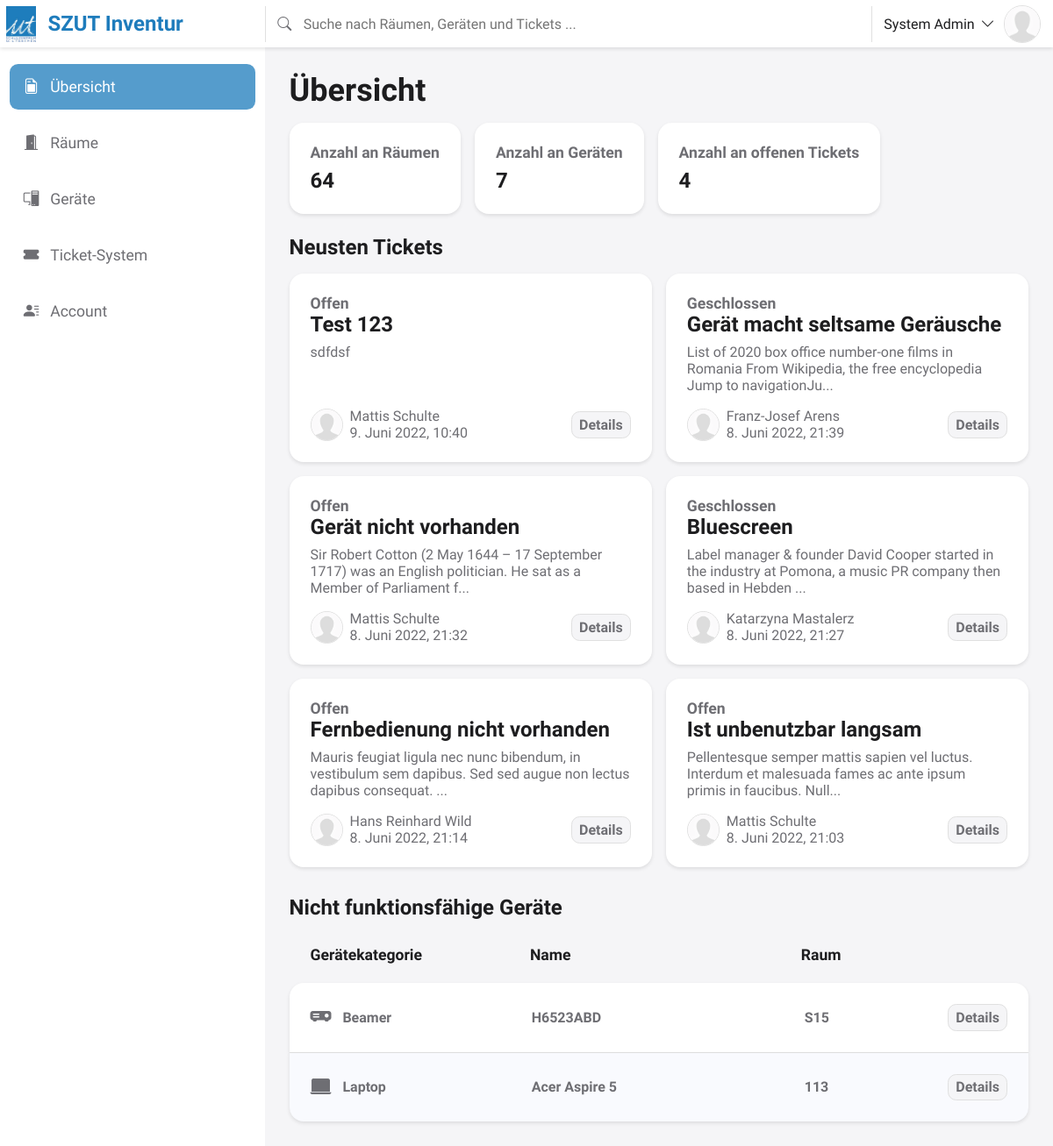
/overview/ (signed in), run on the app's committed database.
### inventory_management/models.py (models this page shows, shortened)
class MyUser(AbstractUser):
    person_id = models.CharField(verbose_name=_('itslearning Person-ID'), max_length=12, unique=True)
    username = models.CharField(verbose_name=_('Benutzername'), max_length=50, unique=True)
    first_name = models.CharField(verbose_name=_('Vorname'), max_length=50)
    last_name = models.CharField(verbose_name=_('Nachname'), max_length=25)
    language = models.CharField(verbose_name=_('Sprache'), max_length=10, default='de-DE')
    profile_image_url = models.CharField(verbose_name=_('Profilbild-URL'), max_length=100, null=True, blank=True)
    use_12_hour_time_format = models.BooleanField(verbose_name=_('Zwölf-Stunden Zeitformat'), default=False)
    allow_auto_role = models.BooleanField(verbose_name=_('Automatische Rollen via itslearning'), default=True)
    is_guest = models.BooleanField(verbose_name=_('Ist Gast'), default=False)
    is_staff = models.BooleanField(verbose_name=_('Ist Mitarbeiter'), default=False)
    is_admin = models.BooleanField(verbose_name=_('Ist Admin'), default=False)
    is_superuser = models.BooleanField(verbose_name=_('Ist System-Admin'), default=False)
    is_active = models.BooleanField(verbose_name=_('Ist aktiv'), default=True)
    USERNAME_FIELD = 'username'
    REQUIRED_FIELDS = ['person_id', 'first_name', 'last_name']
    objects = MyUserManager()

class Ticket(models.Model):
    class Meta:
        verbose_name = _('Ticket')
        verbose_name_plural = _('Tickets')
    class StatusOptions(models.IntegerChoices):
        OPEN = 1, _('Offen')
        CLOSED = 0, _('Geschlossen')
    device = models.ForeignKey(Device, verbose_name=_('Gerät'), on_delete=models.CASCADE, default=None)
    title = models.CharField(verbose_name=_('Titel'), max_length=40)
    description = models.TextField(verbose_name=_('Beschreibung'), max_length=1680)
    status = models.IntegerField(verbose_name=_('Aktueller Status'), choices=StatusOptions.choices)
    created_at = models.DateTimeField(verbose_name=_('Erstellt am'), auto_now_add=True)
    created_by = models.ForeignKey(MyUser, verbose_name=_('Erstellt von'), on_delete=models.CASCADE)
    last_change_at = models.DateTimeField(verbose_name=_('Letzte Änderung am'), auto_now=True)

class Device(models.Model):
    class Meta:
        verbose_name = _('Gerät')
        verbose_name_plural = _('Geräte')
    class StatusOptions(models.IntegerChoices):
        FULLY_FUNCTIONAL = 2, _('Voll funktionsfähig')
        LIMITED_FUNCTIONALITY = 1, _('Eingeschränkt funktionsfähig')
        NOT_FUNCTIONAL = 0, _('Nicht funktionsfähig')
    device_category = models.ForeignKey(DeviceCategory, verbose_name=_('Gerätekategorie'), on_delete=models.CASCADE, default=None)
    room = models.ForeignKey(Room, verbose_name=_('Raum'), on_delete=models.CASCADE, default=None)
    name = models.CharField(verbose_name=_('Name'), max_length=50)
    price = models.DecimalField(verbose_name=_('Preis'), max_digits=10, decimal_places=2, null=True, blank=True)
    device_manufacturer = models.ForeignKey(DeviceManufacturer, verbose_name=_('Gerätehersteller'), on_delete=models.CASCADE, null=True, blank=True)
    purchase_data = models.DateField(verbose_name=_('Anschaffungsdatum'), null=True, blank=True)
    serial_number = models.CharField(verbose_name=_('Seriennummer'), max_length=50, null=True, blank=True)
    warranty_period_years = models.IntegerField(verbose_name=_('Garantiezeit in Jahren'), choices=[(i, i) for i in range(1, 100)], null=True, blank=True)
    warranty_period_months = models.IntegerField(verbose_name=_('Garantiezeit in Monaten'), choices=[(i, i) for i in range(1, 12)], null=True, blank=True)
    status = models.IntegerField(verbose_name=_('Aktueller Status'), choices=StatusOptions.choices, null=True, blank=True)
    description = models.TextField(verbose_name=_('Beschreibung'), max_length=560, null=True, blank=True)

### inventory_management/views.py (the view)
# urls.py: path('overview/', views.overview, name='overview'),
def overview(request):
    tickets_data = Ticket.objects.order_by('-created_at').all().values('id', 'title', 'description', 'status', 'created_by__id', 'created_by__first_name', 'created_by__last_name', 'created_by__profile_image_url', 'created_at')[:6]
    tickets_data = get_choices.GetChoices.make_labels_readable(tickets_data, Ticket.StatusOptions, 'status')
    tickets_data = truncate.Truncate.truncate_data(tickets_data, 'description', 115)
    devices_data = Device.objects.filter(status=Device.StatusOptions.NOT_FUNCTIONAL).order_by('device_category__name', 'name').all().values('device_category__name', 'device_category__icon', 'room__name', 'name', 'id')
    unique_rooms_count = Room.objects.all().count()
    unique_devices_count = Device.objects.all().count()
    unique_open_tickets_count = Ticket.objects.filter(status=Ticket.StatusOptions.OPEN).all().count()
    if request.META.get('HTTP_X_REQUESTED_WITH') == 'XMLHttpRequest':
        return render(request, 'overview.html', {'tickets_data': list(tickets_data), 'devices_data': list(devices_data), 'unique_rooms_count': unique_rooms_count, 'unique_devices_count': unique_devices_count, 'unique_open_tickets_count': unique_open_tickets_count})
    else:
        return render(request, 'index.html', {'current_page_category': 'overview', 'current_page_file': 'overview.html', 'tickets_data': list(tickets_data), 'devices_data': list(devices_data), 'unique_rooms_count': unique_rooms_count, 'unique_devices_count': unique_devices_count, 'unique_open_tickets_count': unique_open_tickets_count})

### inventory_management/auth.py (called while the page is built)
    def get_user(self, user_id):
        try:
            return MyUser.objects.get(id=user_id)
        except MyUser.DoesNotExist:
            return None

### inventory_management/get_choices.py (called while the page is built)
    @classmethod
    def make_labels_readable(cls, data_set, enum_options, label_key: str):
        label_name = label_key + '_label'
        for data in data_set:
            if data[label_key] is not None:
                data[label_name] = enum_options(data[label_key]).label
            else:
                data[label_key] = 'unknown'
                data[label_name] = _('Unbekannt')
        return data_set

### inventory_management/templatetags/check_include_template.py (called while the page is built)
@register.filter
@stringfilter
def template_exists(value):
    try:
        template.loader.get_template(value)
        return True
    except template.TemplateDoesNotExist:
        return False

### inventory_management/truncate.py (called while the page is built)
    @classmethod
    def truncate_data(cls, data_set, field_to_truncate,  max_length: int):
        for data in data_set:
            if len(data[field_to_truncate]) > max_length:
                data[field_to_truncate] = data[field_to_truncate][:max_length - 3] + '...'
        return data_set

### templates/index.html (shortened to what this page needs)
{% load static %}
{% load check_include_template %}
<!DOCTYPE html>
<html lang="de-DE" dir="ltr">
<head>
    <link rel="stylesheet" href="{% static 'css/main.css' %}" />
</head>
<body>
    <nav class="top-bar-content" role="navigation">
        <div class="top-bar-header">
            <a class="logo-name" href="{% url 'overview' %}" onclick="loadAjaxContent('{% url 'overview' %}');return false">
                <img src="{% static 'images/szut-logo.webp' %}" alt="Logo" width="273" height="327">
                <h1>SZUT Inventur</h1>
            </a>
            <div class="top-bar-search" style="">
                <form id="search-form" action="{% url 'search' %}" method="get" role="search">
                    <i class="bi bi-search" role="presentation"></i>
                    <input type="search" name="q" placeholder="Suche nach Räumen, Geräten und Tickets ..." maxlength="500">
                </form>
            </div>
            <div class="account-card-wrapper">
                <div class="top-bar-account-link" tabindex="0" role="button" aria-pressed="false">
                    <p>{% if user.is_authenticated %}{{ user.get_full_name }}{% else %}Anmelden{% endif %}<i class="bi bi-chevron-down"></i></p>
                    {% if user.is_authenticated %}<img src="" onerror="this.src='{% static 'images/generic_user_icon.webp' %}'" alt="Profilbild" width="192" height="192">{% endif %}
                </div>
            </div>
        </div>
    </nav>
    <main class="main-area-wrapper">
        <nav class="nav-side-bar" role="navigation">
            <ul>
                <li><a id="overview" href="{% url 'overview' %}" onclick="loadAjaxContent('{% url 'overview' %}');return false"><i class="bi bi-file-earmark-post"></i>Übersicht</a></li>
                <li><a id="rooms" href="{% url 'rooms' %}" onclick="loadAjaxContent('{% url 'rooms' %}');return false"><i class="bi bi-door-open-fill"></i>Räume</a></li>
                <li><a id="devices" href="{% url 'devices' %}" onclick="loadAjaxContent('{% url 'devices' %}');return false"><i class="bi bi-pc-display"></i>Geräte</a></li>
                <li><a id="ticket-management" href="{% url 'ticket-management' %}" onclick="loadAjaxContent('{% url 'ticket-management' %}');return false"><i class="bi bi-ticket-fill"></i>Ticket-System</a></li>
                {% if user.is_authenticated %}
                    <li><a id="account" href="{% url 'account' %}" onclick="loadAjaxContent('{% url 'account' %}');return false"><i class="bi bi-person-lines-fill"></i>Account</a></li>
                {% else %}
                    <li><a id="account" class="account-li-not-logged-in" tabindex="0"><i class="bi bi-person-lines-fill"></i>Account</a></li>
                {% endif %}
            </ul>
        </nav>
        <div class="main-content-wrapper">
            <div id="page-content" class="page-content">
                {% if current_page_file|template_exists %}<script>setHighlight('{{ current_page_category }}');</script>{% include current_page_file %}{% else %}<script>setHighlight('{{ current_page_category }}'); loadContentError();</script>{% endif %}
            </div>
        </div>
    </main>
</body>
</html>

### templates/overview.html (shortened to what this page needs)
{% load static %}
<h1>Übersicht</h1>
<div class="general-info-area">
    <div class="general-info-box">
        <h3>Anzahl an Räumen</h3>
        <h2 class="number-of-device-categories">{{ unique_rooms_count }}</h2>
    </div>
    <div class="general-info-box">
        <h3>Anzahl an Geräten</h3>
        <h2 class="number-of-devices">{{ unique_devices_count }}</h2>
    </div>
    <div class="general-info-box">
        <h3>Anzahl an offenen Tickets</h3>
        <h2 class="number-of-device-categories">{{ unique_open_tickets_count }}</h2>
    </div>
</div>
{% if tickets_data %}
    <h2>Neusten Tickets</h2>
    <div class="ticket-boxes-area">
        {% for my_ticket in tickets_data %}
            <div class="ticket-box created-ticket" tabindex="0" onclick="loadAjaxContent('{% url 'ticket-management' %}ticket-{{ my_ticket.id }}/')">
                <div class="ticket-box-header">
                    <h3>{{ my_ticket.status_label }}</h3>
                    <h2>{{ my_ticket.title }}</h2>
                    <p>{{ my_ticket.description }}</p>
                </div>
                <div class="ticket-box-footer">
                    <img class="ticket-box-footer-element" src="{% if my_ticket.created_by__profile_image_url %}{{ my_ticket.created_by__profile_image_url }}{% endif %}" onerror="this.src='{% static 'images/generic_user_icon.webp' %}'" alt="Profilbild" width="192" height="192">
                    <div class="ticket-box-footer-element creation-details">
                        <p>{{ my_ticket.created_by__first_name }} {{ my_ticket.created_by__last_name }}</p>
                        {% if user.use_12_hour_time_format %}<p>{{my_ticket.created_at|date:'j. F Y'}}, {{ my_ticket.created_at|time:"h:i a" }}</p>{% else %}<p>{{my_ticket.created_at|date:'j. F Y'}}, {{ my_ticket.created_at|time:"H:i" }}</p>{% endif %}
                    </div>
                    <div class="ticket-box-footer-element view-more-button">Details</div>
                </div>
            </div>
        {% endfor %}
    </div>
{% else %}
    <h2 style="margin-bottom: 0.25rem;">Neusten Tickets</h2>
    <div class="ticket-boxes-area" style="margin-top: 0;">
        <h3>Keine Tickets vorhanden.</h3>
    </div>
{% endif %}
<h2>Nicht funktions&shy;fähige Geräte</h2>
<div class="table">
    <div class="table-head">
        <div class="table-row">
            <div class="table-row-element table-element-1">Geräte&shy;kategorie</div>
            <div class="table-row-element table-element-2">Name</div>
            <div class="table-row-element table-element-3">Raum</div>
        </div>
    </div>
    <div class="table-body">
        {% if devices_data %}
            {% for device in devices_data %}
            <div class="table-row table-row-link" tabindex="0" onclick="loadAjaxContent('{% url 'devices' %}device-{{ device.id }}/')">
                <div class="table-row-element table-element-1">{% if device.device_category__icon %}<i class="{{ device.device_category__icon }}"></i>{% endif %}{{ device.device_category__name }}</div>
                <div class="table-row-element table-element-2">{{ device.name }}</div>
                <div class="table-row-element table-element-3">{{ device.room__name }}</div>
                <div class="table-row-element view-more-button">Details</div>
            </div>
            {% endfor %}
        {% else %}
            <div class="table-row table-row-no-matches">
                <div class="table-row-element table-element-1">Keine nicht funktions&shy;fähigen Geräte vorhanden</div>
                <div class="table-row-element view-more-button" style="visibility: hidden;">Details</div>
            </div>
        {% endif %}
    </div>
</div>

### static/css/overview.css (style rules this page uses)
.general-info-area { margin-bottom: 1.5rem; }
.table-row-element:first-child { flex: 1.6 1.6 0; }
.table-row-element:nth-child(3) { flex: 1 1 0; }

### data on the page
MyUser: get_full_name "System Admin"
Ticket: status_label "Offen", title "Test 123", description "sdfdsf", created_by__first_name "Mattis", created_by__last_name "Schulte", created_at "9. Juni 2022", created_at "10:40"
Ticket: status_label "Geschlossen", title "Gerät macht seltsame Geräusche", description "List of 2020 box office number-one films in Romania From Wikipedia, the free encyclopedia Jump to navigationJu...", created_by__first_name "Franz-Josef", created_by__last_name "Arens", created_at "8. Juni 2022", created_at "21:39"
Ticket: status_label "Offen", title "Gerät nicht vorhanden", description "Sir Robert Cotton (2 May 1644 – 17 September 1717) was an English politician. He sat as a Member of Parliament f...", created_by__first_name "Mattis", created_by__last_name "Schulte", created_at "8. Juni 2022", created_at "21:32"
Ticket: status_label "Geschlossen", title "Bluescreen", description "Label manager & founder David Cooper started in the industry at Pomona, a music PR company then based in Hebden ...", created_by__first_name "Katarzyna", created_by__last_name "Mastalerz", created_at "8. Juni 2022", created_at "21:27"
Ticket: status_label "Offen", title "Fernbedienung nicht vorhanden", description "Mauris feugiat ligula nec nunc bibendum, in vestibulum sem dapibus. Sed sed augue non lectus dapibus consequat. ...", created_by__first_name "Hans Reinhard", created_by__last_name "Wild", created_at "8. Juni 2022", created_at "21:14"
Ticket: status_label "Offen", title "Ist unbenutzbar langsam", description "Pellentesque semper mattis sapien vel luctus. Interdum et malesuada fames ac ante ipsum primis in faucibus. Null...", created_by__first_name "Mattis", created_by__last_name "Schulte", created_at "8. Juni 2022", created_at "21:03"
Device: device_category__name "Beamer", name "H6523ABD", room__name "S15"
Device: device_category__name "Laptop", name "Acer Aspire 5", room__name "113"

### other printed values
{{ unique_rooms_count }} "64"
{{ unique_devices_count }} "7"
{{ unique_open_tickets_count }} "4"
